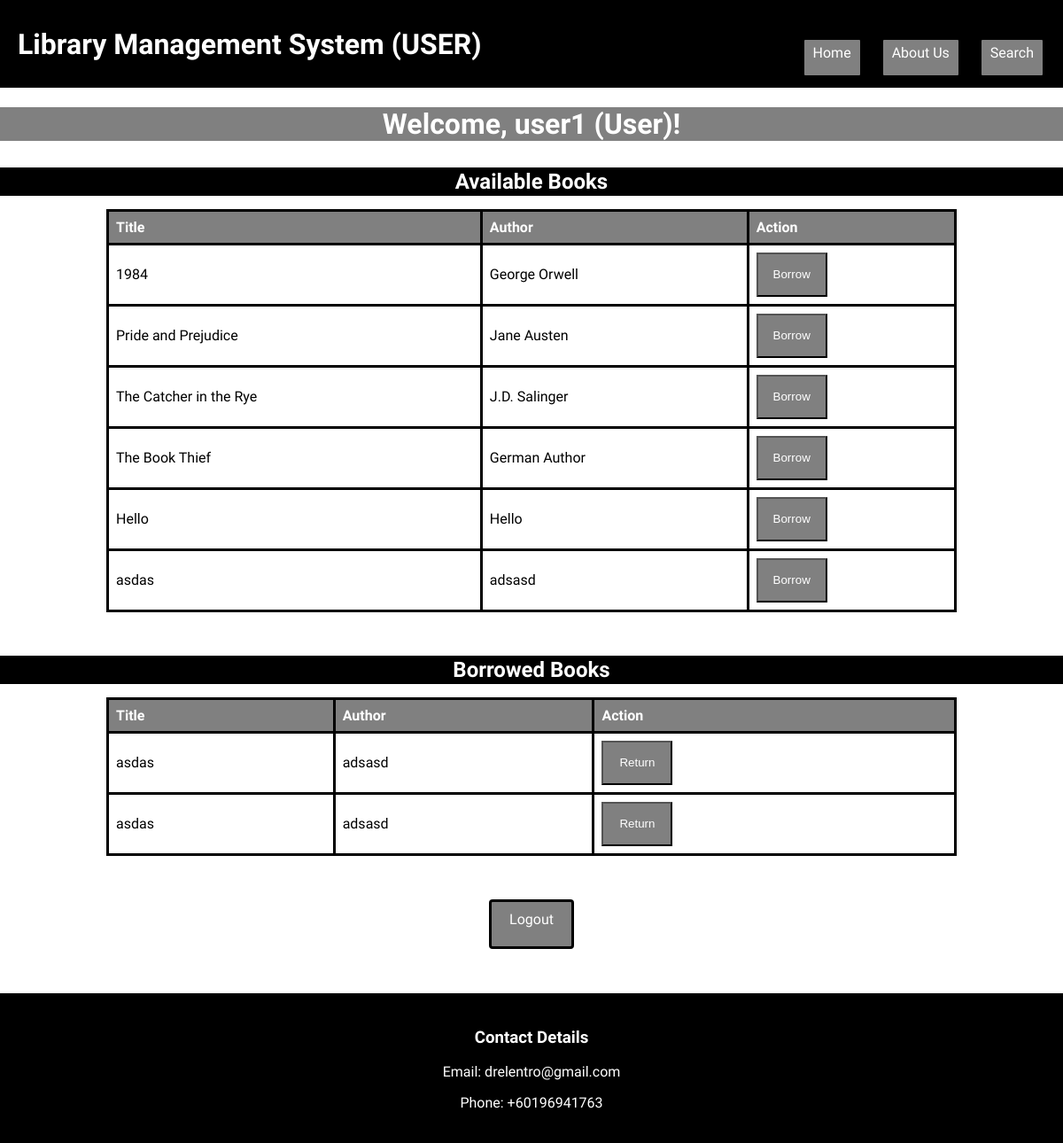
/user_dashboard.php (signed in), run on the app's committed database.
### tables this page shows
CREATE TABLE `books` (
  `id` int(11) NOT NULL,
  `title` varchar(100) NOT NULL,
  `author` varchar(100) NOT NULL,
  `quantity` int(11) NOT NULL
);

### user_dashboard.php (the view, shortened to what this page needs)
<?php include('header.php'); ?>
<?php
include('db.php');
$sql_available_books = "SELECT * FROM books WHERE quantity > 0";
$result_available_books = $conn->query($sql_available_books);
$user_id = $_SESSION['user_id'];
$sql_borrowed_books = "SELECT books.id, books.title, books.author FROM books
                       INNER JOIN borrowings ON books.id = borrowings.book_id
                       WHERE borrowings.user_id = $user_id";
$result_borrowed_books = $conn->query($sql_borrowed_books);
?>
<!DOCTYPE html>
<html>
<head>
    <link href="styles/u_dashboard.css" rel="stylesheet" />
</head>
<body>
    <h1 class="welcome">Welcome, <?php echo $_SESSION['username']; ?> (User)!</h1>
    <h2>Available Books</h2>
    <table border="1">
        <tr>
            <th>Title</th>
            <th>Author</th>
            <th>Action</th>
        </tr>
        <?php
        if ($result_available_books->num_rows > 0) {
            while ($row = $result_available_books->fetch_assoc()) {
                echo "<tr>";
                echo "<td>" . $row['title'] . "</td>";
                echo "<td>" . $row['author'] . "</td>";
                echo "<td>";
                echo "<form method='post' action='user_dashboard.php'>";
                echo "<input class='action' type='submit' value='Borrow' name='borrow'>";
                echo "</form>";
                echo "</td>";
                echo "</tr>";
            }
        } else {
            echo "<tr><td colspan='3'>No books available for borrowing</td></tr>";
        }
        ?>
    </table>
    <br>
    <h2>Borrowed Books</h2>
    <table border="1">
        <tr>
            <th>Title</th>
            <th>Author</th>
            <th>Action</th>
        </tr>
        <?php
        if ($result_borrowed_books->num_rows > 0) {
            while ($borrowed_row = $result_borrowed_books->fetch_assoc()) {
                echo "<tr>";
                echo "<td>" . $borrowed_row['title'] . "</td>";
                echo "<td>" . $borrowed_row['author'] . "</td>";
                echo "<td>";
                echo "<form method='post' action='user_dashboard.php'>";
                echo "<input class='action' type='submit' value='Return' name='return'>";
                echo "</form>";
                echo "</td>";
                echo "</tr>";
            }
        } else {
            echo "<tr><td colspan='3'>You have not borrowed any books</td></tr>";
        }
        ?>
    </table>
    <br>
    <a href="logout.php">Logout</a>
</body>
</html>
<?php include('footer.php'); ?>

### styles/header.css (style rules this page uses)
h1 { color: white; }
a { height: 30px; }

### styles/u_dashboard.css (style rules this page uses)
body { font-family: 'Product Sans', sans-serif; background-image: url('https://e0.pxfuel.com/wallpapers/612/35/desktop-wallpaper-books-black-and-white-dark-library.jpg'); background-size: cover; background-position: center; margin: 0; text-align: center; color: #fff; }
h1 { color: white; margin-bottom: 20px; text-align: center; width: auto; }
h2 { color: white; border: solid black 2px; background-color: black; margin-top: 30px; margin-bottom: 15px; }
.welcome { background-color: grey; }
table { margin-left: auto; margin-right: auto; border-collapse: collapse; width: 80%; background-color: white; }
table, th, td { border: 1px solid #ddd; padding: 8px; text-align: left; border: solid black; }
th { background-color: grey; color: white; }
.action { background-color: grey; height: 50px; color: white; width: 80px; }
td { color: black; }
a { display: inline-block; margin-top: 30px; padding: 10px 20px; background-color: grey; color: white; text-decoration: none; border-radius: 4px; border: solid black; }

### data on the page
books: title "1984", author "George Orwell"
books: title "Pride and Prejudice", author "Jane Austen"
books: title "The Catcher in the Rye", author "J.D. Salinger"
books: title "The Book Thief", author "German Author"
books: title "Hello", author "Hello"
books: title "asdas", author "adsasd"

### other printed values
$_SESSION['username'] "user1"
